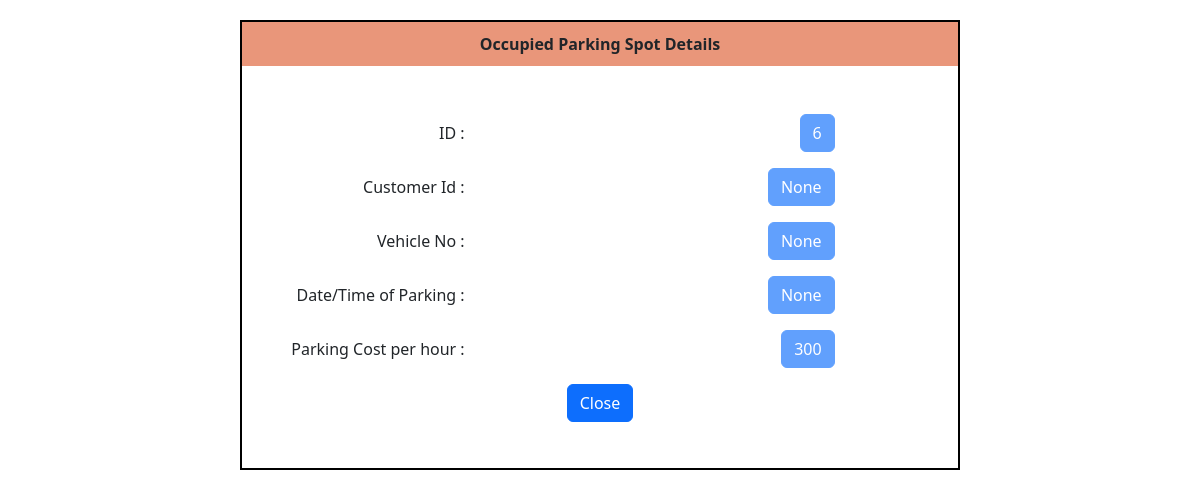
The app's page /occupied/1/6 with its own data.
### application/models.py (models this page shows)
class Parking_spot(db.Model):
    id = db.Column(db.Integer, primary_key= True)
    lot_id = db.Column(db.Integer, db.ForeignKey('parking_lot.id') ,nullable = False )
    status = db.Column(db.String(), default = 'available')
    occupied_user = db.Column(db.Integer , db.ForeignKey('users.id'))
    vehicle_no = db.Column(db.String())
    parking_time = db.Column(db.DateTime())

class Parking_lot(db.Model):
    id = db.Column(db.Integer , primary_key = True)
    prime_location_name = db.Column(db.String())
    Price = db.Column(db.Integer)
    Address = db.Column(db.String())
    Pin_code = db.Column(db.Integer , nullable = False)
    maximum_number_of_spots = db.Column(db.Integer)
    spot = db.relationship('Parking_spot' ,cascade = 'all,delete ,delete-orphan', backref = 'parking_lot')
    occupied_spot = db.Column(db.Integer)

### application/controllers.py (the view)
@app.route("/occupied/<int:lot_id>/<int:spot_id>")
def occupied(lot_id ,spot_id):
    this_lot = Parking_lot.query.filter_by(id = lot_id).first()
    spot = Parking_spot.query.filter_by(id = spot_id).first()
    return render_template("occupied_prk.html" , this_lot = this_lot , spot = spot )

### templates/occupied_prk.html (shortened to what this page needs)
<!DOCTYPE html>
<html lang="en">
<head>
    <link href="https://cdn.jsdelivr.net/npm/bootstrap@5.3.7/dist/css/bootstrap.min.css" rel="stylesheet">
</head>
<body>
    <div style="border: 2px solid black; width: 60%;height: 450px; margin: auto; margin-top: 20px;text-align: end;">
        <div style="text-align: center; padding: 10px; background-color: darksalmon;" ><b>Occupied Parking Spot Details</b></div>
        <div class="my-5">
           <div class="row mb-3">
            <label for="email" class="col-sm-4 col-form-label">ID :</label>
            <div class="col-sm-6">
            <button type="button" class="btn btn-primary" disabled>{{spot.id}}</button>
            </div>
        </div>
        <div class="row mb-3">
            <label for="add" class="col-sm-4 col-form-label">Customer Id :</label>
            <div class="col-sm-6">
            <button type="button" class="btn btn-primary" disabled>{{spot.occupied_user}}</button>
            </div>
        </div>
        <div class="row mb-3">
            <label for="pin" class="col-sm-4 col-form-label">Vehicle No  :</label>
            <div class="col-sm-6">
            <button type="button" class="btn btn-primary" disabled>{{spot.vehicle_no}}</button>
            </div>
        </div>
        <div class="row mb-3">
            <label for="name" class="col-sm-4 col-form-label" >Date/Time of Parking :</label>
            <div class="col-sm-6">
            <button type="button" class="btn btn-primary" disabled>{{spot.parking_time}}</button>
            </div>
        </div>
        <div class="row mb-3">
            <label for="name" class="col-sm-4 col-form-label" >Parking Cost per hour :</label>
            <div class="col-sm-6">
            <button type="button" class="btn btn-primary" disabled>{{this_lot.Price}}</button>
            </div>
        </div>
        <div class="d-flex justify-content-evenly">
            <div class="d-grid gap-4 d-md-block">
                <a class="btn btn-primary" href="/view_spot/{{this_lot.id}}/{{spot.id}}" role="button">Close</a>
            </div>
        </div>
    </div>
</body>
</html>

### records on screen
Parking_spot: id "6", occupied_user "None", vehicle_no "None", parking_time "None"
Parking_lot: Price "300"
